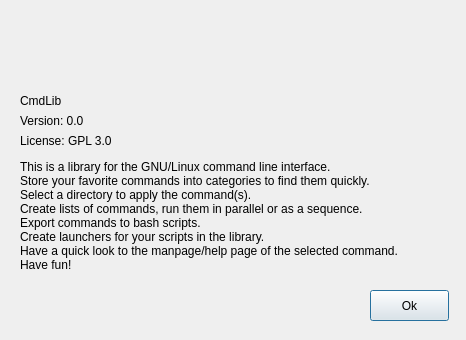
<?xml version="1.0" encoding="UTF-8"?>
<ui version="4.0">
 <class>aboutDialog</class>
 <widget class="QDialog" name="aboutDialog">
  <property name="geometry">
   <rect>
    <x>0</x>
    <y>0</y>
    <width>466</width>
    <height>340</height>
   </rect>
  </property>
  <property name="sizePolicy">
   <sizepolicy hsizetype="Fixed" vsizetype="Fixed">
    <horstretch>0</horstretch>
    <verstretch>0</verstretch>
   </sizepolicy>
  </property>
  <property name="windowTitle">
   <string>About</string>
  </property>
  <property name="windowIcon">
   <iconset>
    <normaloff>logo.png</normaloff>logo.png</iconset>
  </property>
  <widget class="QLabel" name="logo">
   <property name="geometry">
    <rect>
     <x>200</x>
     <y>20</y>
     <width>71</width>
     <height>71</height>
    </rect>
   </property>
   <property name="text">
    <string/>
   </property>
   <property name="pixmap">
    <pixmap>logo.png</pixmap>
   </property>
   <property name="alignment">
    <set>Qt::AlignCenter</set>
   </property>
  </widget>
  <widget class="QLabel" name="label_name">
   <property name="geometry">
    <rect>
     <x>20</x>
     <y>90</y>
     <width>351</width>
     <height>21</height>
    </rect>
   </property>
   <property name="text">
    <string>CmdLib</string>
   </property>
  </widget>
  <widget class="QLabel" name="label_version">
   <property name="geometry">
    <rect>
     <x>20</x>
     <y>110</y>
     <width>351</width>
     <height>21</height>
    </rect>
   </property>
   <property name="text">
    <string>Version: 0.0</string>
   </property>
  </widget>
  <widget class="QLabel" name="label">
   <property name="geometry">
    <rect>
     <x>20</x>
     <y>160</y>
     <width>441</width>
     <height>111</height>
    </rect>
   </property>
   <property name="text">
    <string>This is a library for the GNU/Linux command line interface.
Store your favorite commands into categories to find them quickly.
Select a directory to apply the command(s).
Create lists of commands, run them in parallel or as a sequence.
Export commands to bash scripts.
Create launchers for your scripts in the library.
Have a quick look to the manpage/help page of the selected command.
Have fun!</string>
   </property>
  </widget>
  <widget class="QPushButton" name="ok_button">
   <property name="geometry">
    <rect>
     <x>370</x>
     <y>290</y>
     <width>79</width>
     <height>31</height>
    </rect>
   </property>
   <property name="text">
    <string>Ok</string>
   </property>
  </widget>
  <widget class="QLabel" name="label_name_2">
   <property name="geometry">
    <rect>
     <x>20</x>
     <y>130</y>
     <width>351</width>
     <height>21</height>
    </rect>
   </property>
   <property name="text">
    <string>License: GPL 3.0</string>
   </property>
  </widget>
 </widget>
 <resources/>
 <connections/>
</ui>
